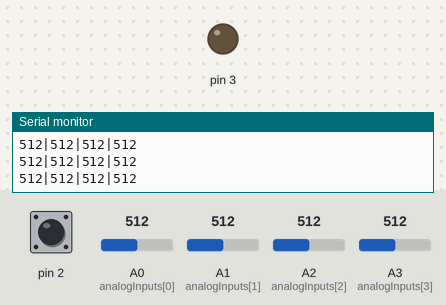
Bench run of a sketch on a simulated Arduino Uno, built with avr-gcc and run on an emulated ATmega328P. Parts: output pins drawn as LEDs (lit = HIGH), the last lines printed to the serial monitor. Inputs (shaded band) come from the test bench; at power-on: pin 2 HIGH, A0 (analogInputs[0]) = 512, A1 (analogInputs[1]) = 512, A2 (analogInputs[2]) = 512, A3 (analogInputs[3]) = 512.

Above: at 1.2 s.
1.3 s: pin 2 pulled LOW for 0.15 s
At 2.0 s:
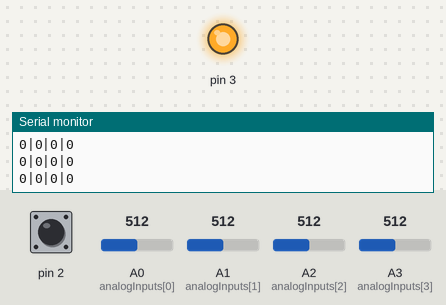
2.9 s: pin 2 pulled LOW for 1 s
At 4.1 s:
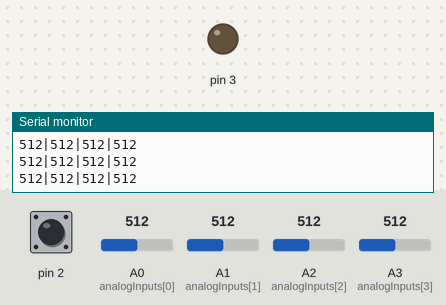
6.9 s: A0 (analogInputs[0]) set to 106
9.9 s: A0 (analogInputs[0]) set to 89
11.4 s: pin 2 pulled LOW for 3.2 s
At 12.8 s:
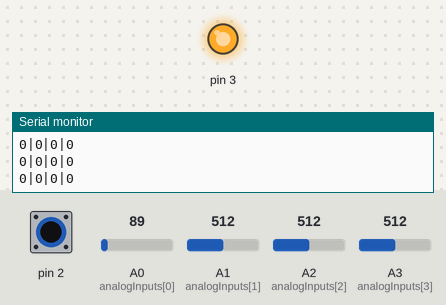
16.1 s: pin 2 driven LOW
At 16.5 s:
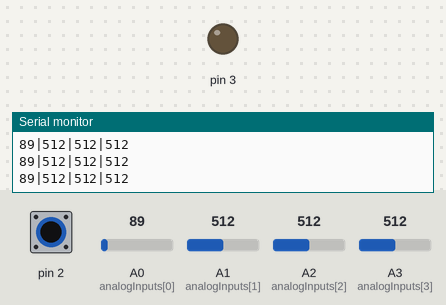
Timing chart, 0 to 19.1 s (numbered marks = the images above; inputs shaded):
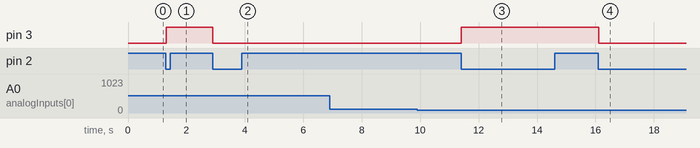

Measured:
- after the input at 1.3 s, pin 3: LOW → HIGH at once
- after the input at 2.9 s, pin 3: HIGH → LOW at once
- after the input at 11.4 s, pin 3: LOW → HIGH at once
- after the input at 16.1 s, pin 3: HIGH → LOW at once

The sketch:

slider.ino
```cpp
const int NUM_SLIDERS = 4;
const int analogInputs[NUM_SLIDERS] = {A0, A1, A2, A3};

int analogSliderValues[NUM_SLIDERS];
int buttonState = 1;
int prevButtonState = 1;
bool off = false;

void setup() {
  for (int i = 0; i < NUM_SLIDERS; i++) {
    pinMode(analogInputs[i], INPUT);
  }

  Serial.begin(9600);
  pinMode(2, INPUT_PULLUP);
  pinMode(3, OUTPUT);
}

void loop() {
  delay(10);
  buttonState = digitalRead(2);
  if(buttonState == LOW && buttonState != prevButtonState){//not the bestsolution, but works
    if(off)off = false;
    else off = true;
  }
  prevButtonState = buttonState;

  if(off){
    updateSliderValuesToOff();
    sendSliderValues();
    digitalWrite(3,1);
  }else{
    updateSliderValues();
    sendSliderValues(); // Actually send data (all the time)
    digitalWrite(3,0);
  }
}


void updateSliderValues() {
  for (int i = 0; i < NUM_SLIDERS; i++) {
     analogSliderValues[i] = analogRead(analogInputs[i]);
  }
}
void updateSliderValuesToOff() {
  for (int i = 0; i < NUM_SLIDERS; i++) {
     analogSliderValues[i] = 0;
  }
}

void sendSliderValues() {
  String builtString = String("");

  for (int i = 0; i < NUM_SLIDERS; i++) {
    builtString += String((int)analogSliderValues[i]);

    if (i < NUM_SLIDERS - 1) {
      builtString += String("|");
    }
  }

  Serial.println(builtString);
}
```
